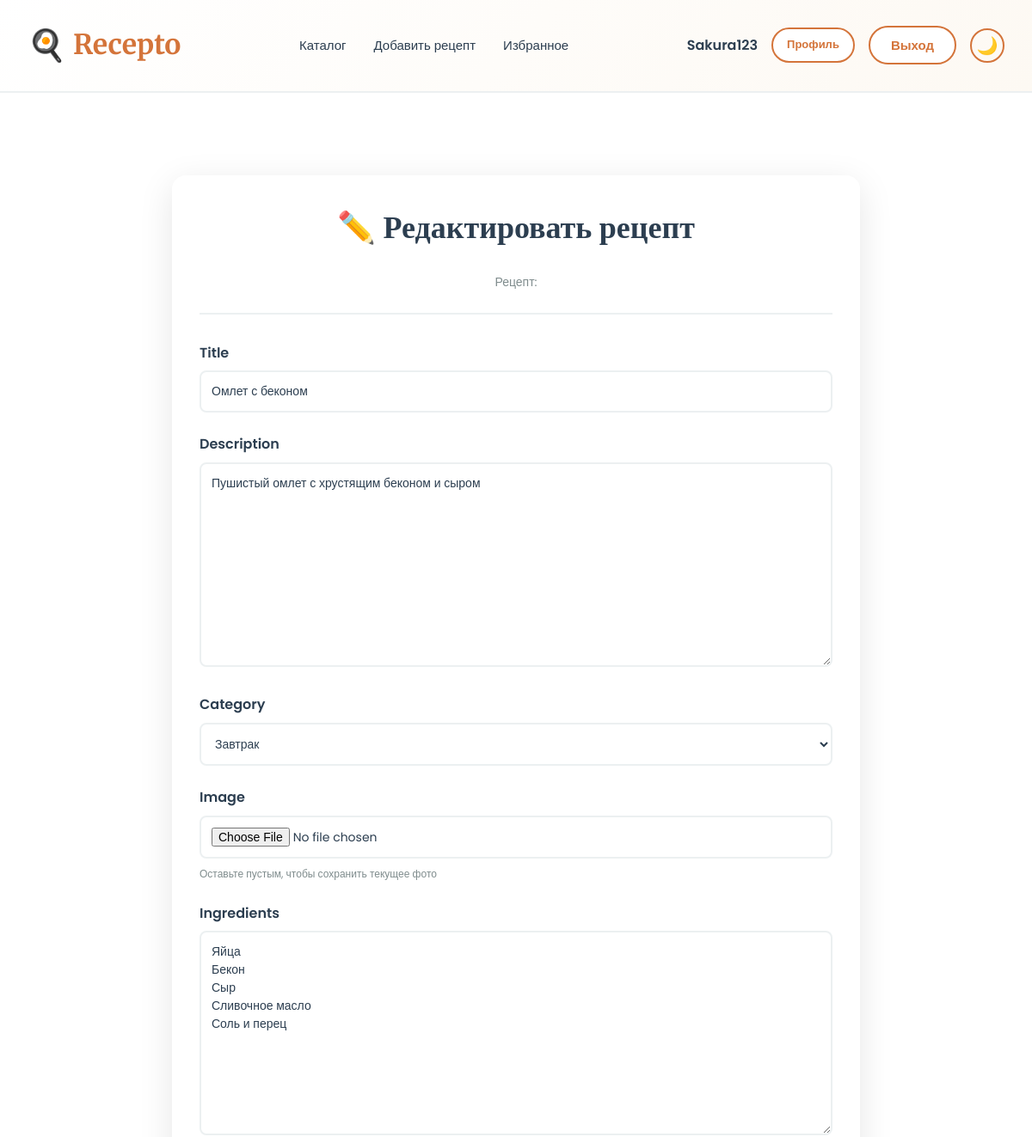
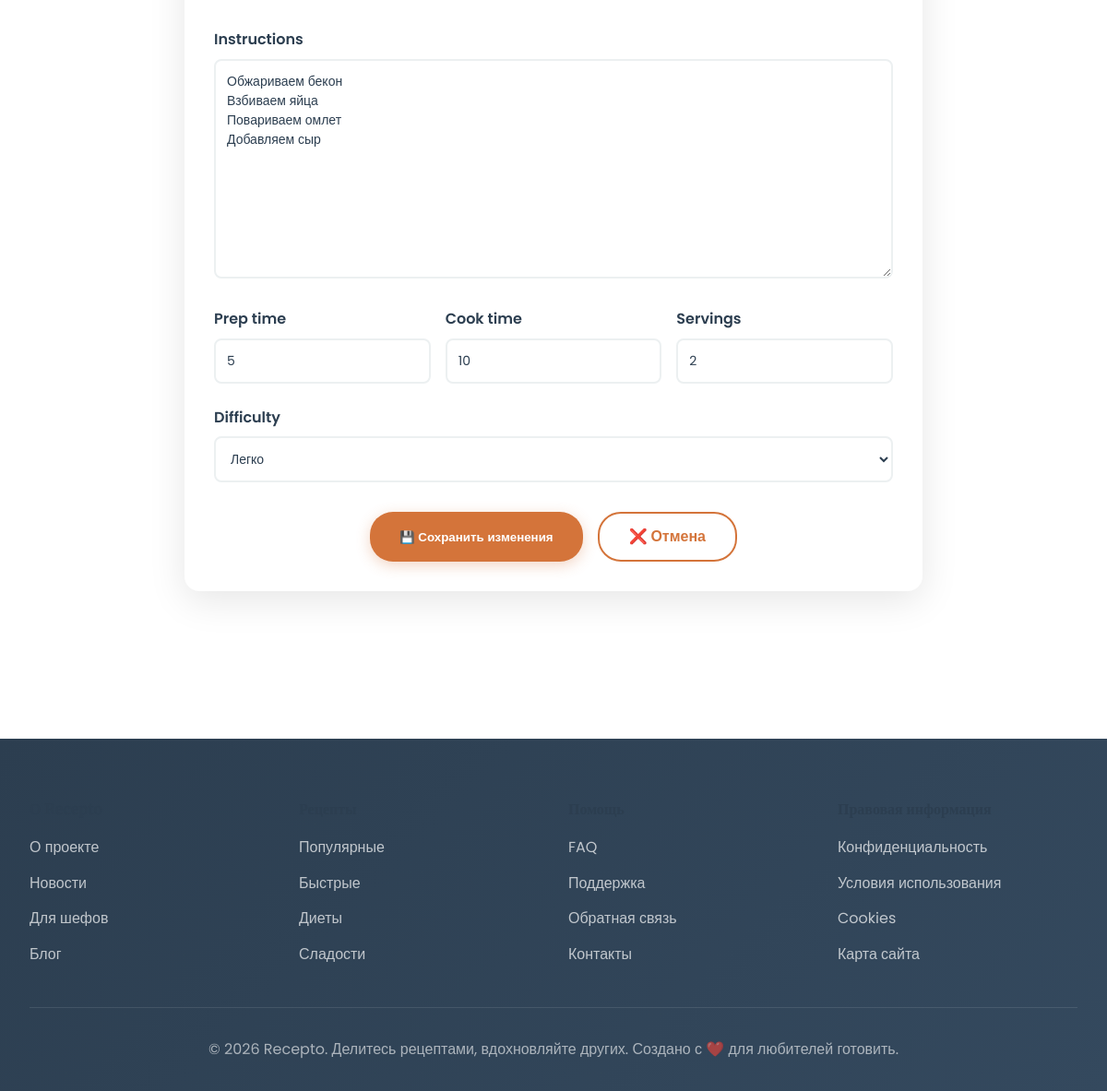
Screenshot of /recipe/3/edit/ (signed in) with the database file from the repository (2 pictures, top to bottom).
### main/models.py (models this page shows, shortened)
class Recipe(models.Model):
    DIFFICULTY = [
        ('easy', 'Легко'),
        ('medium', 'Средне'),
        ('hard', 'Сложно'),
    ]
    CATEGORY = [
        ('breakfast', 'Завтрак'),
        ('lunch', 'Обед'),
        ('dinner', 'Ужин'),
        ('dessert', 'Десерт'),
        ('drink', 'Напиток'),
    ]
    title = models.CharField(max_length=200)
    author = models.ForeignKey(
        User,
        on_delete=models.CASCADE
    )
    description = models.TextField()
    category = models.CharField(
        max_length=20,
        choices=CATEGORY
    )
    image = models.ImageField(
        upload_to='recipes/',
        blank=True,
        null=True
    )
    ingredients = models.TextField()
    instructions = models.TextField()
    prep_time = models.IntegerField(default=0)
    cook_time = models.IntegerField(default=0)
    servings = models.IntegerField(default=1)
    difficulty = models.CharField(
        max_length=10,
        choices=DIFFICULTY,
        default='medium'
    )
    likes = models.IntegerField(default=0)
    views = models.IntegerField(default=0)
    created_at = models.DateTimeField(
        auto_now_add=True
    )

### main/views.py (the view)
# urls.py: path('recipe/<int:recipe_id>/edit/', views.edit_recipe, name='edit_recipe'),
@login_required
def edit_recipe(request, recipe_id):
    recipe = get_object_or_404(
        Recipe,
        id=recipe_id
    )
    if request.method == 'POST':
        form = RecipeForm(
            request.POST,
            request.FILES,
            instance=recipe
        )
        if form.is_valid():
            form.save()
            return redirect(
                'recipe_detail',
                recipe_id
            )
    else:
        form = RecipeForm(
            instance=recipe
        )
    return render(request, 'main/edit_recipe.html', {
        'form': form
    })

### main/forms.py
class RecipeForm(forms.ModelForm):
    class Meta:
        model = Recipe
        fields = [
            'title',
            'description',
            'category',
            'image',
            'ingredients',
            'instructions',
            'prep_time',
            'cook_time',
            'servings',
            'difficulty'
        ]

### main/templates/main/edit_recipe.html (shortened to what this page needs)
{% extends 'main/base.html' %}
{% block content %}
<section class="section">
  <div class="container">
    <div class="recipe-form-container">
      <div class="form-header">
        <h2>✏️ Редактировать рецепт</h2>
        <p>Рецепт: <strong>{{ recipe.title }}</strong></p>
      </div>
      <form method="POST" enctype="multipart/form-data">
        <div class="form-group">
          <label for="id_title">{{ form.title.label }}</label>
          {{ form.title }}
        </div>
        <div class="form-group">
          <label for="id_description">{{ form.description.label }}</label>
          {{ form.description }}
        </div>
        <div class="form-group">
          <label for="id_category">{{ form.category.label }}</label>
          {{ form.category }}
        </div>
        <div class="form-group">
          <label for="id_image">{{ form.image.label }}</label>
          {{ form.image }}
          <p style="color: var(--text-light); font-size: 12px; margin-top: 0.5rem;">Оставьте пустым, чтобы сохранить текущее фото</p>
        </div>
        <div class="form-group">
          <label for="id_ingredients">{{ form.ingredients.label }}</label>
          {{ form.ingredients }}
        </div>
        <div class="form-group">
          <label for="id_instructions">{{ form.instructions.label }}</label>
          {{ form.instructions }}
        </div>
        <div style="display: grid; grid-template-columns: repeat(3, 1fr); gap: 1rem;">
          <div class="form-group">
            <label for="id_prep_time">{{ form.prep_time.label }}</label>
            {{ form.prep_time }}
          </div>
          <div class="form-group">
            <label for="id_cook_time">{{ form.cook_time.label }}</label>
            {{ form.cook_time }}
          </div>
          <div class="form-group">
            <label for="id_servings">{{ form.servings.label }}</label>
            {{ form.servings }}
          </div>
        </div>
        <div class="form-group">
          <label for="id_difficulty">{{ form.difficulty.label }}</label>
          {{ form.difficulty }}
        </div>
        <div class="form-buttons">
          <button type="submit" class="btn-submit">💾 Сохранить изменения</button>
          <a href="{% url 'recipe_detail' recipe.id %}" class="btn-cancel" style="text-align: center; padding: 12px 32px; display: inline-block;">❌ Отмена</a>
        </div>
      </form>
    </div>
  </div>
</section>
{% endblock %}

### main/templates/main/base.html (shortened to what this page needs)
<!DOCTYPE html>
<html lang="ru">
<head>
</head>
<body>
    <nav>
        <div class="container">
            <a href="/" class="logo">Recepto</a>
            <ul>
                <li><a href="{% url 'home' %}">Каталог</a></li>
                <li><a href="{% url 'add_recipe' %}">Добавить рецепт</a></li>
                <li><a href="{% url 'favorites' %}">Избранное</a></li>
            </ul>
            <div style="display:flex;gap:1rem;align-items:center">
                {% if user.is_authenticated %}
                    <span style="font-weight:600;color:var(--text-dark)">{{ user.username }}</span>
                    <a href="{% url 'profile' %}" class="btn btn-secondary btn-sm">Профиль</a>
                    <form method="POST" action="{% url 'logout' %}" style="display:inline;margin:0;padding:0">
                        <button type="submit" class="btn btn-secondary btn-sm" style="cursor:pointer;font-weight:600;border:2px solid var(--primary);background:white;color:var(--primary);padding:0.75rem 1.5rem;border-radius:25px;font-size:15px;transition:all 0.3s ease">Выход</button>
                    </form>
                {% else %}
                    <a href="{% url 'login' %}" class="nav-btn">Вход</a>
                    <a href="{% url 'register' %}" class="btn btn-secondary btn-sm">Регистрация</a>
                {% endif %}
                <button id="theme-toggle" onclick="toggleTheme()" style="background:none;border:2px solid var(--primary);color:var(--text-dark);width:40px;height:40px;border-radius:50%;cursor:pointer;font-size:20px;display:flex;align-items:center;justify-content:center;transition:all 0.3s ease" title="Переключить тему">
                    <span id="theme-icon">🌙</span>
                </button>
            </div>
        </div>
    </nav>
    {% block content %}{% endblock %}
    <footer>
        <div class="container">
            <div class="footer-content">
                <div class="footer-column">
                    <h4>О Recepto</h4>
                    <ul>
                        <li><a href="#">О проекте</a></li>
                        <li><a href="#">Новости</a></li>
                        <li><a href="#">Для шефов</a></li>
                        <li><a href="#">Блог</a></li>
                    </ul>
                </div>
                <div class="footer-column">
                    <h4>Рецепты</h4>
                    <ul>
                        <li><a href="#">Популярные</a></li>
                        <li><a href="#">Быстрые</a></li>
                        <li><a href="#">Диеты</a></li>
                        <li><a href="#">Сладости</a></li>
                    </ul>
                </div>
                <div class="footer-column">
                    <h4>Помощь</h4>
                    <ul>
                        <li><a href="#">FAQ</a></li>
                        <li><a href="#">Поддержка</a></li>
                        <li><a href="#">Обратная связь</a></li>
                        <li><a href="#">Контакты</a></li>
                    </ul>
                </div>
                <div class="footer-column">
                    <h4>Правовая информация</h4>
                    <ul>
                        <li><a href="#">Конфиденциальность</a></li>
                        <li><a href="#">Условия использования</a></li>
                        <li><a href="#">Cookies</a></li>
                        <li><a href="#">Карта сайта</a></li>
                    </ul>
                </div>
            </div>
            <div class="footer-bottom">
                <p>&copy; 2026 Recepto. Делитесь рецептами, вдохновляйте других. Создано с ❤️ для любителей готовить.</p>
            </div>
        </div>
    </footer>
</body>
</html>

### main/templates/main/base.html (style rules this page uses)
* { margin: 0; padding: 0; box-sizing: border-box; }
:root { --primary: #d4743a; --primary-light: #e8a680; --primary-dark: #b8621f; --secondary: #2c3e50; --accent: #e74c3c; --success: #27ae60; --light: #fef5e7; --white: #ffffff; --text-dark: #2c3e50; --text-light: #7f8c8d; --border: #ecf0f1; --shadow: 0 10px 40px rgba(0, 0, 0, 0.1); --shadow-lg: 0 20px 60px rgba(212, 116, 58, 0.15); }
html { scroll-behavior: smooth; }
body { font-family: 'Poppins', sans-serif; color: var(--text-dark); background: var(--white); line-height: 1.6; transition: background-color 0.3s ease, color 0.3s ease; }
h1, h2, h3, h4, h5, h6 { font-family: 'Merriweather', serif; color: var(--text-dark); margin-bottom: 1rem; }
h2 { font-size: 36px; }
a { text-decoration: none; color: var(--primary); transition: color 0.3s ease; }
nav { position: sticky; top: 0; z-index: 100; background: linear-gradient(135deg, var(--white) 0%, #fdf9f3 100%); border-bottom: 2px solid var(--border); backdrop-filter: blur(10px); transition: background 0.3s ease, border-color 0.3s ease; }
nav .container { max-width: 1200px; margin: 0 auto; padding: 1rem 2rem; display: flex; justify-content: space-between; align-items: center; }
.logo { font-family: 'Merriweather', serif; font-size: 32px; font-weight: 700; color: var(--primary); display: flex; align-items: center; gap: 0.5rem; }
.logo::before { content: '🍳'; font-size: 36px; }
nav ul { display: flex; list-style: none; gap: 2rem; }
nav a { font-weight: 500; font-size: 15px; color: var(--text-dark); position: relative; padding: 0.5rem 0; }
nav a::after { content: ''; position: absolute; bottom: -2px; left: 0; width: 0; height: 3px; background: var(--primary); transition: width 0.3s ease; }
.container { max-width: 1200px; margin: 0 auto; padding: 0 2rem; }
.btn { padding: 12px 28px; border-radius: 25px; font-size: 15px; font-weight: 600; text-decoration: none; cursor: pointer; border: none; transition: all 0.3s ease; display: inline-block; }
.btn-secondary { background: var(--white); color: var(--primary); border: 2px solid var(--primary); }
.btn-sm { padding: 8px 16px; font-size: 13px; }
* { transition: background-color 0.3s ease, color 0.3s ease, border-color 0.3s ease; }
.section { padding: 4rem 0; }
.form-group { margin-bottom: 1.5rem; }
.form-group label { display: block; margin-bottom: 0.5rem; font-weight: 600; color: var(--text-dark); }
.form-group input, .form-group textarea, .form-group select { width: 100%; padding: 12px 16px; border: 2px solid var(--border); border-radius: 8px; font-family: 'Poppins', sans-serif; font-size: 14px; transition: all 0.3s ease; }
.form-group textarea { resize: vertical; min-height: 120px; }
footer { background: linear-gradient(135deg, #2c3e50 0%, #34495e 100%); color: white; padding: 4rem 0 2rem; margin-top: 4rem; }
.footer-content { display: grid; grid-template-columns: repeat(auto-fit, minmax(250px, 1fr)); gap: 2rem; margin-bottom: 2rem; }
.footer-column h4 { margin-bottom: 1rem; font-size: 16px; font-weight: 700; }
.footer-column ul { list-style: none; }
.footer-column a { color: rgba(255, 255, 255, 0.7); display: block; margin-bottom: 0.8rem; transition: color 0.3s ease; }
.footer-bottom { border-top: 1px solid rgba(255, 255, 255, 0.1); padding-top: 2rem; text-align: center; color: rgba(255, 255, 255, 0.6); }

### rows the page displays
Recipe: title "Омлет с беконом", description "Пушистый омлет с хрустящим беконом и сыром", category "Завтрак", ingredients "Яйца Бекон Сыр Сливочное масло Соль и перец", instructions "Обжариваем бекон Взбиваем яйца Повариваем омлет Добавляем сыр", prep_time "5", cook_time "10", servings "2", difficulty "Легко"

### other values shown
{{ user.username }} "Sakura123"
